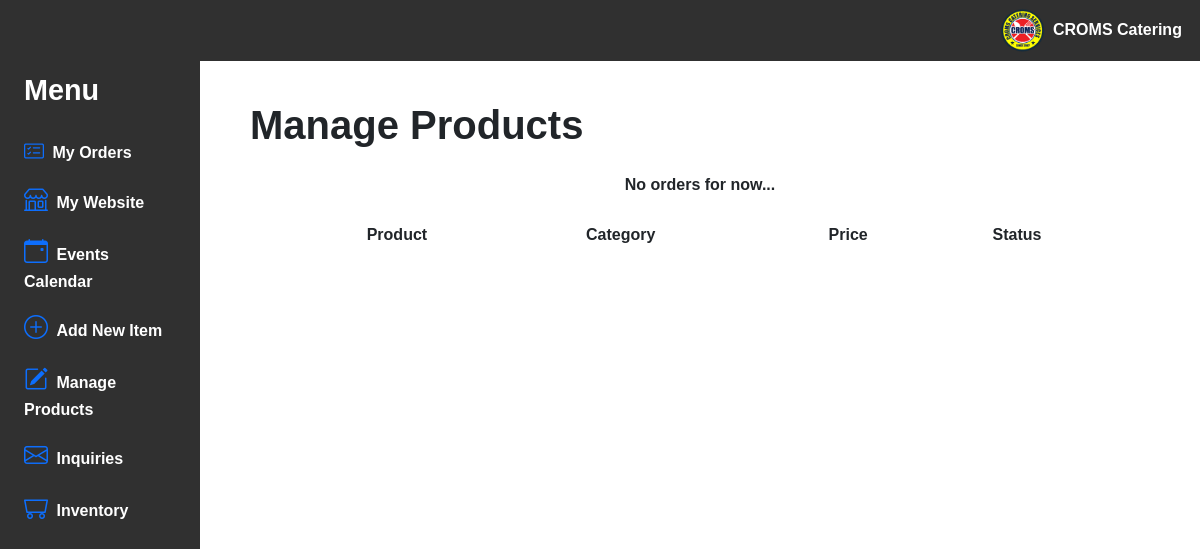
The page /PHP/admin/manageProducts.php (signed in) on the database as committed earlier.
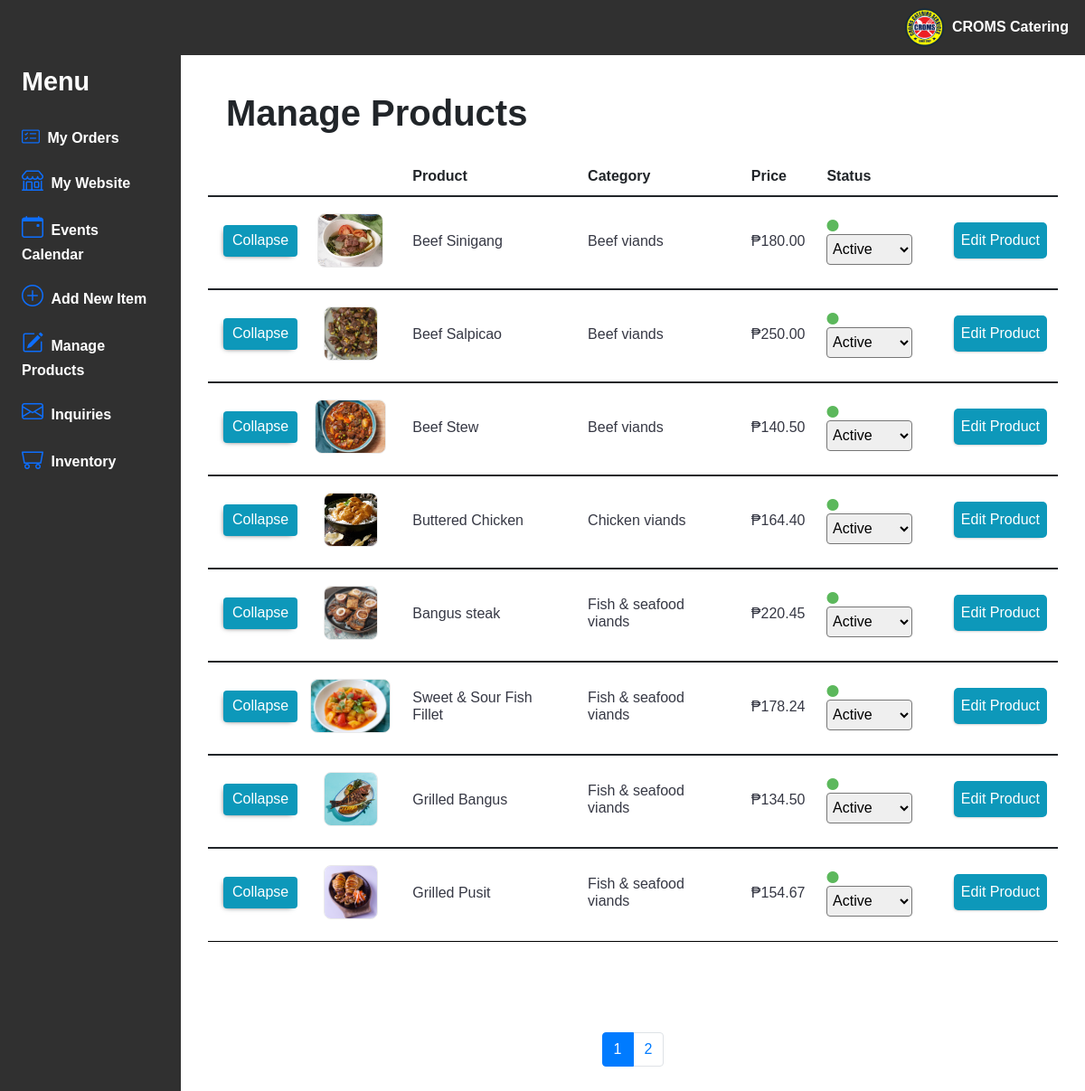
The same page on the database as committed later.
### tables this page shows
CREATE TABLE `products` (
  `prodId` int(11) NOT NULL,
  `prodName` varchar(255) NOT NULL,
  `prodDesc` text DEFAULT NULL,
  `prodCat` varchar(128) DEFAULT NULL,
  `prodPrice` decimal(10,2) NOT NULL,
  `prodImage` varchar(512) DEFAULT NULL,
  `prodStatus` varchar(128) DEFAULT 'draft',
  `prodCreated_at` timestamp NOT NULL DEFAULT current_timestamp(),
  `prodUpdated_at` timestamp NOT NULL DEFAULT current_timestamp() ON UPDATE current_timestamp()
);

### includes/functions.inc.php (called while the page is built, shortened)
<?php
function formatTimestamp($dateString) {
    $timestamp = strtotime($dateString);
    $month = date('m', $timestamp);
    $day = date('d', $timestamp);
    $year = date('Y', $timestamp);
    $time12hr = date('h:i A', $timestamp);
    return array($month, $day, $year, $time12hr);
}

### includes/showProducts.inc.php (the view, shortened to what the changed rows need)
<?php
	function displayProducts(){
		require_once '../../includes/database.inc.php';
		require_once '../../includes/functions.inc.php';
			$results_per_page = 8;
			$current_page = isset($_GET['page']) ? $_GET['page'] : 1;
			$start_index = ($current_page - 1) * $results_per_page;
			$query = "SELECT * FROM products ORDER BY prodId ASC LIMIT $start_index, $results_per_page";
			$result = mysqli_query($conn, $query);
			if (mysqli_num_rows($result) > 0) {
				while ($row = mysqli_fetch_assoc($result)) {
					$prodPrice = $row['prodPrice'];
					list($monthCA, $dayCA, $yearCA, $timeCA) = formatTimestamp($row['prodCreated_at']);
					list($monthUA, $dayUA, $yearUA, $timeUA) = formatTimestamp($row['prodUpdated_at']);
					echo "
						<tbody>
						<tr class='accordion-toggle'>
							<td style='vertical-align: middle;'><button type='button' data-toggle='collapse' data-target='#product-info-" . $row["prodId"] . "' class='btn btn-others btn-xs'>Collapse</button></td>
							<td style='vertical-align: middle; text-align: center;'>
								<img class='prod-mgmnt-img' src='" .$row['prodImage'] . "' alt='Product img'>
							</td>
							<td style='vertical-align: middle;'>" . ucfirst($row["prodName"]) . "</td>
							<td style='vertical-align: middle;'>" . ucfirst($row["prodCat"]) . "</td>
							<td style='vertical-align: middle;'>₱". number_format($prodPrice, 2, '.', ',') . "</td>";
							echo "<td style='vertical-align: middle;'>";
							iconStatusCheck($row['prodStatus']);
							echo "<select form='prodStatus' class='status' name='changeProdStatus[]' onchange='updateProdStatus()'>";
							if ($row['prodStatus'] == 'active'){
								echo "<option value='active' selected='selected'>Active</option>";
							}else{echo "<option value='active'>Active</option>";}
							echo "</select>";
							echo "</td>";
							echo "<td style='vertical-align: middle;'><button type='button' class='btn btn-others status' data-toggle='modal' data-target='#editProduct-" . $row["prodId"] . "' data-backdrop='static' data-keyboard='false'>Edit Product</button></td>";
							echo "</tr>
								<tr>
									<td colspan='12' class='hiddenRow' style='background: transparent; padding: 0px;'>
									<div class='accordion-body collapse' id='product-info-" . $row["prodId"] . "'>
									<table class='table table-striped table-hover'>
									<thead>
										<tr class='info mb-2'>
											<th>Created at</th>
											<th>Updated at</th>
											<th>Description</th>
										</tr>
									</thead>
							<tbody>
								<tr data-toggle='collapse'  class='accordion-toggle'>
								<td class='col-md-3'>". $monthCA . "-" . $dayCA . "-" . $yearCA . " at " . $timeCA ."</td>
									<td class='col-md-3'>". $monthUA . "-" . $dayUA . "-" . $yearUA . " at " . $timeUA ."</td>
									<td class='col-md-5' style='word-wrap: break-word;min-width: 160px;max-width: 160px;line-height: 1.5em;'>" . $row['prodDesc'] . "</td>
								</tr>
                      		</tbody>
              			</table>
                		</div>
          				</td>
        				</tr>";
					$rows_edit = "";
					echo "<tr class='spacer'>";
					echo "<td colspan='100'></td>";
					echo "</tr>";
				}
			} else {
				echo "<p style='text-align: center;font-weight:bold;'>No orders for now...<p>";
			}
			return array($results_per_page, $current_page, $conn);
	}
function iconStatusCheck($status){
	if ($status == 'active'){
		echo "<i class='bi bi-circle-fill icon-status' style='color: #5cb85c'></i>";
	}
}

### PHP/admin/manageProducts.php (shortened to what the changed rows need)
<?php
	include_once 'header.php';
	include_once '../../includes/showProducts.inc.php';
	include_once '../../includes/adminSidePanel.inc.php';
?>
	<div class="col py-3" style="background-color: white;">
		<h1>Manage Products</h1>
		<div class="container p-0 mb-5">
			<div class="col-md-12">
				<div class="panel panel-default">
					<div class="table-responsive">
								<table class="table custom-table align-middle table-condensed">
									<thead>
										<tr>
											<th></th>
											<th style='text-align: center;'></th>
											<th>Product</th>
											<th>Category</th>
											<th>Price</th>
                                            <th>Status</th>
										</tr>
									</thead>
									<tbody>
										<?php
											list($var1, $var2, $conn) = displayProducts();
										?>
									</tbody>
								</table>
								<?php
									echo "<ul class='pagination'>";
									$sql_count = "SELECT COUNT(*) AS total FROM products;";
									$result_count = mysqli_query($conn, $sql_count);
									$row_count = mysqli_fetch_assoc($result_count);
									$total_pages = ceil($row_count['total'] / $var1);
									for ($i = 1; $i <= $total_pages; $i++) {
									echo "<li class='page-item" . ($i == $var2 ? ' active' : '') . "'>";
									echo "<a class='page-link' href='?page=$i'>$i</a>";
									echo "</li>";
									}
									echo "</ul>";
								?>
							</div>
						</div>
					</div>
				</div>
			</div>
    	</div>
	</div>
<?php
	include_once 'footer.php';
?>

Rows that differ between the two databases and show on the page:
added products: prodImage (picture), prodName "Beef Sinigang", prodCat "Beef viands", prodPrice "180.00", prodStatus "Active"
added products: prodImage (picture), prodName "Beef Salpicao", prodCat "Beef viands", prodPrice "250.00", prodStatus "Active"
added products: prodImage (picture), prodName "Beef Stew", prodCat "Beef viands", prodPrice "140.50", prodStatus "Active"
added products: prodImage (picture), prodName "Buttered Chicken", prodCat "Chicken viands", prodPrice "164.40", prodStatus "Active"
added products: prodImage (picture), prodName "Bangus steak", prodCat "Fish & seafood viands", prodPrice "220.45", prodStatus "Active"
added products: prodImage (picture), prodName "Sweet & Sour Fish Fillet", prodCat "Fish & seafood viands", prodPrice "178.24", prodStatus "Active"
added products: prodImage (picture), prodName "Grilled Bangus", prodCat "Fish & seafood viands", prodPrice "134.50", prodStatus "Active"
added products: prodImage (picture), prodName "Grilled Pusit", prodCat "Fish & seafood viands", prodPrice "154.67", prodStatus "Active"
Other text that changed with them:
new list line: "1"
new list line: "2"
text no longer shown: "No orders for now..."
